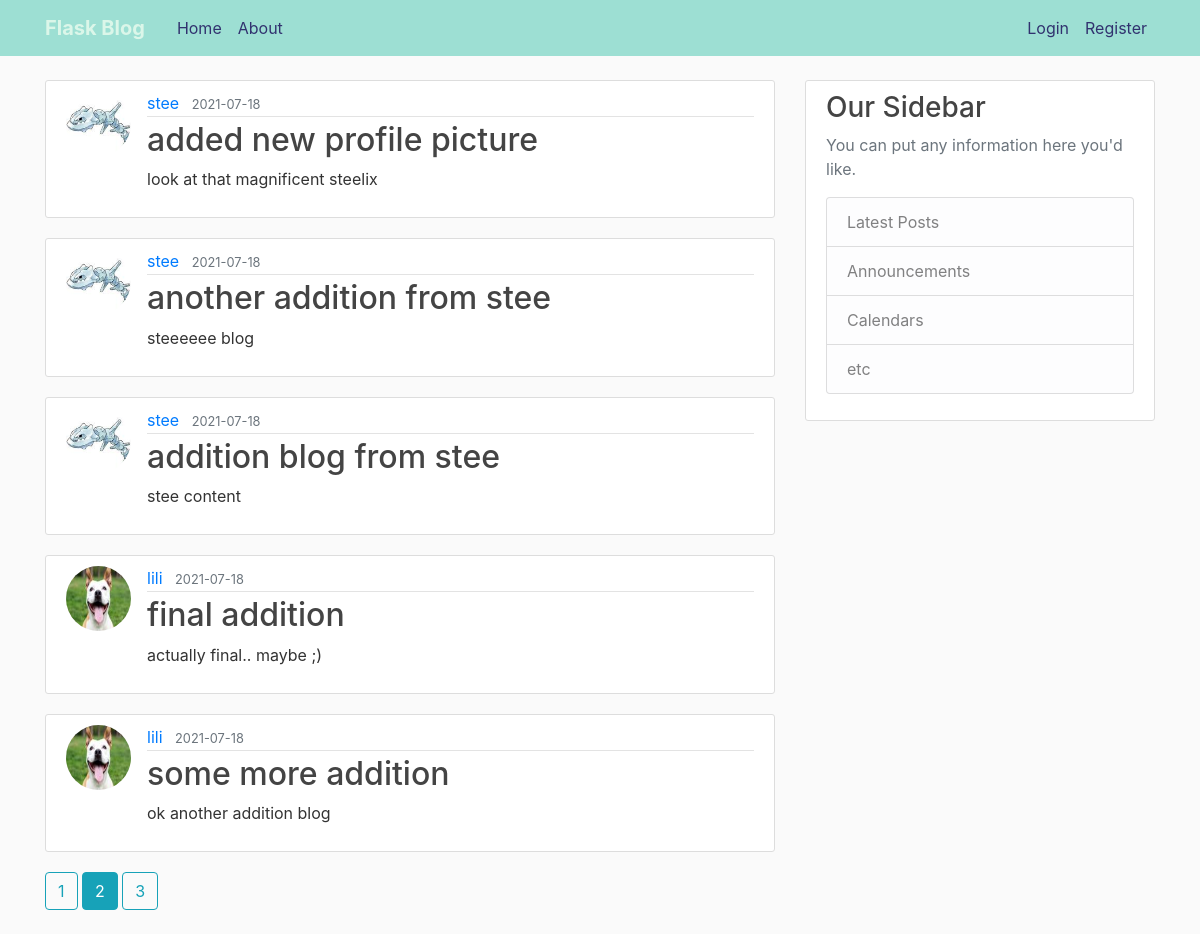
The page /home?page=2 on the database its author committed.
### flaskblog/models.py (models this page shows, shortened)
class Post(db.Model):
    id = db.Column(db.Integer, primary_key=True)
    title = db.Column(db.String(100), nullable=False)
    date_posted =db.Column(db.DateTime, nullable=False, default=datetime.utcnow)
    content = db.Column(db.Text, nullable=False)
    user_id = db.Column(db.Integer, db.ForeignKey('user.id'), nullable=False)

class User(db.Model, UserMixin):
    id = db.Column(db.Integer, primary_key=True)
    username = db.Column(db.String(20), unique=True, nullable=False)
    email = db.Column(db.String(120), unique=True, nullable=False)
    image_file = db.Column(db.String(20), nullable=False, default='default.jpg')
    password = db.Column(db.String(60), nullable=False)
    posts = db.relationship('Post', backref='author', lazy=True)

### flaskblog/main/routes.py (the view)
@main.route("/")
@main.route("/home")
def home():
    page = request.args.get('page', 1, type =int)
    posts = Post.query.order_by(Post.date_posted.desc()).paginate(per_page = 5, page = page )
    return render_template('home.html', posts=posts)

### flaskblog/templates/home.html
{% extends "layout.html" %}
{% block content %}
    {% for post in posts.items %}
        <article class="media content-section">
          <img src="{{ url_for('static', filename='profile_pics/' + post.author.image_file )}}" class="rounded-circle article-img" alt="">
          <div class="media-body">
            <div class="article-metadata">
              <a class="mr-2" href="{{url_for('users.user_posts', username = post.author.username)}}">{{ post.author.username }}</a>
              <small class="text-muted">{{ post.date_posted.strftime('%Y-%m-%d') }}</small>
            </div>
            <h2><a class="article-title" href="{{url_for('posts.post', post_id = post.id )}}">{{ post.title }}</a></h2>
            <p class="article-content">{{ post.content }}</p>
          </div>
        </article>
    {% endfor %}
    {% for page_num in posts.iter_pages(left_edge=1 , right_edge=1, left_current=1, right_current=2) %}
      {% if page_num %}
        {% if posts.page == page_num %}
            <a  class="btn btn-info mb-4" href="{{ url_for('main.home', page=page_num) }}">{{ page_num }}</a>
        {% else %}
            <a  class="btn btn-outline-info mb-4" href="{{ url_for('main.home', page=page_num) }}">{{ page_num }}</a>
        {% endif %}
      {% else %}
       ///
      {% endif %}
    {% endfor %}
{% endblock content %}

### flaskblog/static/main.css (style rules this page uses)
body { background: #fafafa; color: #333333; margin-top: 5rem; }
h1, h2, h3, h4, h5, h6 { color: #444444; }
.content-section { background: #ffffff; padding: 10px 20px; border: 1px solid #dddddd; border-radius: 3px; margin-bottom: 20px; }
.article-title { color: #444444; }
.article-content { white-space: pre-line; }
.article-img { height: 65px; width: 65px; margin-right: 16px; }
.article-metadata { padding-bottom: 1px; margin-bottom: 4px; border-bottom: 1px solid #e3e3e3 }

### rows shown on the page
Post: image_file (picture), author.username "stee", date_posted "2021-07-18", title "added new profile picture", content "look at that magnificent steelix"
Post: image_file (picture), author.username "stee", date_posted "2021-07-18", title "another addition from stee", content "steeeeee blog"
Post: image_file (picture), author.username "stee", date_posted "2021-07-18", title "addition blog from stee", content "stee content"
Post: image_file (picture), author.username "lili", date_posted "2021-07-18", title "final addition", content "actually final.. maybe ;)"
Post: image_file (picture), author.username "lili", date_posted "2021-07-18", title "some more addition", content "ok another addition blog"

### other values the page prints
{{ page_num }} "1" "3"
{{ page_num }} "2"
